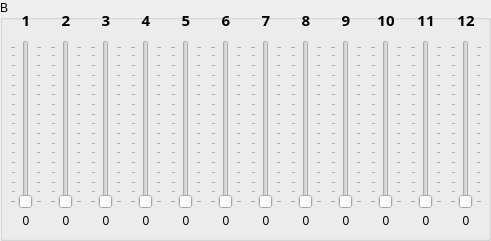
   <widget class="QGroupBox" name="groupBox_2">
    <property name="geometry">
     <rect>
      <x>10</x>
      <y>260</y>
      <width>491</width>
      <height>241</height>
     </rect>
    </property>
    <property name="title">
     <string>B</string>
    </property>
    <widget class="QSlider" name="verticalSlider_b_1">
     <property name="geometry">
      <rect>
       <x>10</x>
       <y>40</y>
       <width>32</width>
       <height>169</height>
      </rect>
     </property>
     <property name="maximum">
      <number>127</number>
     </property>
     <property name="orientation">
      <enum>Qt::Vertical</enum>
     </property>
     <property name="invertedAppearance">
      <bool>false</bool>
     </property>
     <property name="tickPosition">
      <enum>QSlider::TicksBothSides</enum>
     </property>
     <property name="tickInterval">
      <number>8</number>
     </property>
    </widget>
    <widget class="QLabel" name="label_b_1">
     <property name="geometry">
      <rect>
       <x>10</x>
       <y>10</y>
       <width>32</width>
       <height>21</height>
      </rect>
     </property>
     <property name="font">
      <font>
       <family>Agency FB</family>
       <pointsize>11</pointsize>
       <weight>75</weight>
       <bold>true</bold>
      </font>
     </property>
     <property name="text">
      <string>1</string>
     </property>
     <property name="alignment">
      <set>Qt::AlignBottom|Qt::AlignHCenter</set>
     </property>
    </widget>
    <widget class="QLabel" name="label_b_value_1">
     <property name="geometry">
      <rect>
       <x>10</x>
       <y>210</y>
       <width>32</width>
       <height>21</height>
      </rect>
     </property>
     <property name="text">
      <string>0</string>
     </property>
     <property name="alignment">
      <set>Qt::AlignCenter</set>
     </property>
    </widget>
    <widget class="QLabel" name="label_b_value_2">
     <property name="geometry">
      <rect>
       <x>50</x>
       <y>210</y>
       <width>32</width>
       <height>21</height>
      </rect>
     </property>
     <property name="text">
      <string>0</string>
     </property>
     <property name="alignment">
      <set>Qt::AlignCenter</set>
     </property>
    </widget>
    <widget class="QSlider" name="verticalSlider_b_2">
     <property name="geometry">
      <rect>
       <x>50</x>
       <y>40</y>
       <width>32</width>
       <height>169</height>
      </rect>
     </property>
     <property name="maximum">
      <number>127</number>
     </property>
     <property name="orientation">
      <enum>Qt::Vertical</enum>
     </property>
     <property name="invertedAppearance">
      <bool>false</bool>
     </property>
     <property name="tickPosition">
      <enum>QSlider::TicksBothSides</enum>
     </property>
     <property name="tickInterval">
      <number>8</number>
     </property>
    </widget>
    <widget class="QLabel" name="label_b_2">
     <property name="geometry">
      <rect>
       <x>50</x>
       <y>10</y>
       <width>32</width>
       <height>21</height>
      </rect>
     </property>
     <property name="font">
      <font>
       <family>Agency FB</family>
       <pointsize>11</pointsize>
       <weight>75</weight>
       <bold>true</bold>
      </font>
     </property>
     <property name="text">
      <string>2</string>
     </property>
     <property name="alignment">
      <set>Qt::AlignBottom|Qt::AlignHCenter</set>
     </property>
    </widget>
    <widget class="QLabel" name="label_b_value_3">
     <property name="geometry">
      <rect>
       <x>90</x>
       <y>210</y>
       <width>32</width>
       <height>21</height>
      </rect>
     </property>
     <property name="text">
      <string>0</string>
     </property>
     <property name="alignment">
      <set>Qt::AlignCenter</set>
     </property>
    </widget>
    <widget class="QSlider" name="verticalSlider_b_3">
     <property name="geometry">
      <rect>
       <x>90</x>
       <y>40</y>
       <width>32</width>
       <height>169</height>
      </rect>
     </property>
     <property name="maximum">
      <number>127</number>
     </property>
     <property name="orientation">
      <enum>Qt::Vertical</enum>
     </property>
     <property name="invertedAppearance">
      <bool>false</bool>
     </property>
     <property name="tickPosition">
      <enum>QSlider::TicksBothSides</enum>
     </property>
     <property name="tickInterval">
      <number>8</number>
     </property>
    </widget>
    <widget class="QLabel" name="label_b_3">
     <property name="geometry">
      <rect>
       <x>90</x>
       <y>10</y>
       <width>32</width>
       <height>21</height>
      </rect>
     </property>
     <property name="font">
      <font>
       <family>Agency FB</family>
       <pointsize>11</pointsize>
       <weight>75</weight>
       <bold>true</bold>
      </font>
     </property>
     <property name="text">
      <string>3</string>
     </property>
     <property name="alignment">
      <set>Qt::AlignBottom|Qt::AlignHCenter</set>
     </property>
    </widget>
    <widget class="QLabel" name="label_b_value_4">
     <property name="geometry">
      <rect>
       <x>130</x>
       <y>210</y>
       <width>32</width>
       <height>21</height>
      </rect>
     </property>
     <property name="text">
      <string>0</string>
     </property>
     <property name="alignment">
      <set>Qt::AlignCenter</set>
     </property>
    </widget>
    <widget class="QSlider" name="verticalSlider_b_4">
     <property name="geometry">
      <rect>
       <x>130</x>
       <y>40</y>
       <width>32</width>
       <height>169</height>
      </rect>
     </property>
     <property name="maximum">
      <number>127</number>
     </property>
     <property name="orientation">
      <enum>Qt::Vertical</enum>
     </property>
     <property name="invertedAppearance">
      <bool>false</bool>
     </property>
     <property name="tickPosition">
      <enum>QSlider::TicksBothSides</enum>
     </property>
     <property name="tickInterval">
      <number>8</number>
     </property>
    </widget>
    <widget class="QLabel" name="label_b_4">
     <property name="geometry">
      <rect>
       <x>130</x>
       <y>10</y>
       <width>32</width>
       <height>21</height>
      </rect>
     </property>
     <property name="font">
      <font>
       <family>Agency FB</family>
       <pointsize>11</pointsize>
       <weight>75</weight>
       <bold>true</bold>
      </font>
     </property>
     <property name="text">
      <string>4</string>
     </property>
     <property name="alignment">
      <set>Qt::AlignBottom|Qt::AlignHCenter</set>
     </property>
    </widget>
    <widget class="QLabel" name="label_b_value_5">
     <property name="geometry">
      <rect>
       <x>170</x>
       <y>210</y>
       <width>32</width>
       <height>21</height>
      </rect>
     </property>
     <property name="text">
      <string>0</string>
     </property>
     <property name="alignment">
      <set>Qt::AlignCenter</set>
     </property>
    </widget>
    <widget class="QSlider" name="verticalSlider_b_5">
     <property name="geometry">
      <rect>
       <x>170</x>
       <y>40</y>
       <width>32</width>
       <height>169</height>
      </rect>
     </property>
     <property name="maximum">
      <number>127</number>
     </property>
     <property name="orientation">
      <enum>Qt::Vertical</enum>
     </property>
     <property name="invertedAppearance">
      <bool>false</bool>
     </property>
     <property name="tickPosition">
      <enum>QSlider::TicksBothSides</enum>
     </property>
     <property name="tickInterval">
      <number>8</number>
     </property>
    </widget>
    <widget class="QLabel" name="label_b_5">
     <property name="geometry">
      <rect>
       <x>170</x>
       <y>10</y>
       <width>32</width>
       <height>21</height>
      </rect>
     </property>
     <property name="font">
      <font>
       <family>Agency FB</family>
       <pointsize>11</pointsize>
       <weight>75</weight>
       <bold>true</bold>
      </font>
     </property>
     <property name="text">
      <string>5</string>
     </property>
     <property name="alignment">
      <set>Qt::AlignBottom|Qt::AlignHCenter</set>
     </property>
    </widget>
    <widget class="QLabel" name="label_b_value_6">
     <property name="geometry">
      <rect>
       <x>210</x>
       <y>210</y>
       <width>32</width>
       <height>21</height>
      </rect>
     </property>
     <property name="text">
      <string>0</string>
     </property>
     <property name="alignment">
      <set>Qt::AlignCenter</set>
     </property>
    </widget>
    <widget class="QSlider" name="verticalSlider_b_6">
     <property name="geometry">
      <rect>
       <x>210</x>
       <y>40</y>
       <width>32</width>
       <height>169</height>
      </rect>
     </property>
     <property name="maximum">
      <number>127</number>
     </property>
     <property name="orientation">
      <enum>Qt::Vertical</enum>
     </property>
     <property name="invertedAppearance">
      <bool>false</bool>
     </property>
     <property name="tickPosition">
      <enum>QSlider::TicksBothSides</enum>
     </property>
     <property name="tickInterval">
      <number>8</number>
     </property>
    </widget>
    <widget class="QLabel" name="label_b_6">
     <property name="geometry">
      <rect>
       <x>210</x>
       <y>10</y>
       <width>32</width>
       <height>21</height>
      </rect>
     </property>
     <property name="font">
      <font>
       <family>Agency FB</family>
       <pointsize>11</pointsize>
       <weight>75</weight>
       <bold>true</bold>
      </font>
     </property>
     <property name="text">
      <string>6</string>
     </property>
     <property name="alignment">
      <set>Qt::AlignBottom|Qt::AlignHCenter</set>
     </property>
    </widget>
    <widget class="QLabel" name="label_b_value_7">
     <property name="geometry">
      <rect>
       <x>250</x>
       <y>210</y>
       <width>32</width>
       <height>21</height>
      </rect>
     </property>
     <property name="text">
      <string>0</string>
     </property>
     <property name="alignment">
      <set>Qt::AlignCenter</set>
     </property>
    </widget>
    <widget class="QSlider" name="verticalSlider_b_7">
     <property name="geometry">
      <rect>
       <x>250</x>
       <y>40</y>
       <width>32</width>
       <height>169</height>
      </rect>
     </property>
     <property name="maximum">
      <number>127</number>
     </property>
     <property name="orientation">
      <enum>Qt::Vertical</enum>
     </property>
     <property name="invertedAppearance">
      <bool>false</bool>
     </property>
     <property name="tickPosition">
      <enum>QSlider::TicksBothSides</enum>
     </property>
     <property name="tickInterval">
      <number>8</number>
     </property>
    </widget>
    <widget class="QLabel" name="label_b_7">
     <property name="geometry">
      <rect>
       <x>250</x>
       <y>10</y>
       <width>32</width>
       <height>21</height>
      </rect>
     </property>
     <property name="font">
      <font>
       <family>Agency FB</family>
       <pointsize>11</pointsize>
       <weight>75</weight>
       <bold>true</bold>
      </font>
     </property>
     <property name="text">
      <string>7</string>
     </property>
     <property name="alignment">
      <set>Qt::AlignBottom|Qt::AlignHCenter</set>
     </property>
    </widget>
    <widget class="QLabel" name="label_b_value_8">
     <property name="geometry">
      <rect>
       <x>290</x>
       <y>210</y>
       <width>32</width>
       <height>21</height>
      </rect>
     </property>
     <property name="text">
      <string>0</string>
     </property>
     <property name="alignment">
      <set>Qt::AlignCenter</set>
     </property>
    </widget>
    <widget class="QSlider" name="verticalSlider_b_8">
     <property name="geometry">
      <rect>
       <x>290</x>
       <y>40</y>
       <width>32</width>
       <height>169</height>
      </rect>
     </property>
     <property name="maximum">
      <number>127</number>
     </property>
     <property name="orientation">
      <enum>Qt::Vertical</enum>
     </property>
     <property name="invertedAppearance">
      <bool>false</bool>
     </property>
     <property name="tickPosition">
      <enum>QSlider::TicksBothSides</enum>
     </property>
     <property name="tickInterval">
      <number>8</number>
     </property>
    </widget>
    <widget class="QLabel" name="label_b_8">
     <property name="geometry">
      <rect>
       <x>290</x>
       <y>10</y>
       <width>32</width>
       <height>21</height>
      </rect>
     </property>
     <property name="font">
      <font>
       <family>Agency FB</family>
       <pointsize>11</pointsize>
       <weight>75</weight>
       <bold>true</bold>
      </font>
     </property>
     <property name="text">
      <string>8</string>
     </property>
     <property name="alignment">
      <set>Qt::AlignBottom|Qt::AlignHCenter</set>
     </property>
    </widget>
    <widget class="QLabel" name="label_b_value_9">
     <property name="geometry">
      <rect>
       <x>330</x>
       <y>210</y>
       <width>32</width>
       <height>21</height>
      </rect>
     </property>
     <property name="text">
      <string>0</string>
     </property>
     <property name="alignment">
      <set>Qt::AlignCenter</set>
     </property>
    </widget>
    <widget class="QSlider" name="verticalSlider_b_9">
     <property name="geometry">
      <rect>
       <x>330</x>
       <y>40</y>
       <width>32</width>
       <height>169</height>
      </rect>
     </property>
     <property name="maximum">
      <number>127</number>
     </property>
     <property name="orientation">
      <enum>Qt::Vertical</enum>
     </property>
     <property name="invertedAppearance">
      <bool>false</bool>
     </property>
     <property name="tickPosition">
      <enum>QSlider::TicksBothSides</enum>
     </property>
     <property name="tickInterval">
      <number>8</number>
     </property>
    </widget>
    <widget class="QLabel" name="label_b_9">
     <property name="geometry">
      <rect>
       <x>330</x>
       <y>10</y>
       <width>32</width>
       <height>21</height>
      </rect>
     </property>
     <property name="font">
      <font>
       <family>Agency FB</family>
       <pointsize>11</pointsize>
       <weight>75</weight>
       <bold>true</bold>
      </font>
     </property>
     <property name="text">
      <string>9</string>
     </property>
     <property name="alignment">
      <set>Qt::AlignBottom|Qt::AlignHCenter</set>
     </property>
    </widget>
    <widget class="QLabel" name="label_b_value_10">
     <property name="geometry">
      <rect>
       <x>370</x>
       <y>210</y>
       <width>32</width>
       <height>21</height>
      </rect>
     </property>
     <property name="text">
      <string>0</string>
     </property>
     <property name="alignment">
      <set>Qt::AlignCenter</set>
     </property>
    </widget>
    <widget class="QSlider" name="verticalSlider_b_10">
     <property name="geometry">
      <rect>
       <x>370</x>
       <y>40</y>
       <width>32</width>
       <height>169</height>
      </rect>
     </property>
     <property name="maximum">
      <number>127</number>
     </property>
     <property name="orientation">
      <enum>Qt::Vertical</enum>
     </property>
     <property name="invertedAppearance">
      <bool>false</bool>
     </property>
     <property name="tickPosition">
      <enum>QSlider::TicksBothSides</enum>
     </property>
     <property name="tickInterval">
      <number>8</number>
     </property>
    </widget>
    <widget class="QLabel" name="label_b_10">
     <property name="geometry">
      <rect>
       <x>370</x>
       <y>10</y>
       <width>32</width>
       <height>21</height>
      </rect>
     </property>
     <property name="font">
      <font>
       <family>Agency FB</family>
       <pointsize>11</pointsize>
       <weight>75</weight>
       <bold>true</bold>
      </font>
     </property>
     <property name="text">
      <string>10</string>
     </property>
     <property name="alignment">
      <set>Qt::AlignBottom|Qt::AlignHCenter</set>
     </property>
    </widget>
    <widget class="QLabel" name="label_b_value_11">
     <property name="geometry">
      <rect>
       <x>410</x>
       <y>210</y>
       <width>32</width>
       <height>21</height>
      </rect>
     </property>
     <property name="text">
      <string>0</string>
     </property>
     <property name="alignment">
      <set>Qt::AlignCenter</set>
     </property>
    </widget>
    <widget class="QSlider" name="verticalSlider_b_11">
     <property name="geometry">
      <rect>
       <x>410</x>
       <y>40</y>
       <width>32</width>
       <height>169</height>
      </rect>
     </property>
     <property name="maximum">
      <number>127</number>
     </property>
     <property name="orientation">
      <enum>Qt::Vertical</enum>
     </property>
     <property name="invertedAppearance">
      <bool>false</bool>
     </property>
     <property name="tickPosition">
      <enum>QSlider::TicksBothSides</enum>
     </property>
     <property name="tickInterval">
      <number>8</number>
     </property>
    </widget>
    <widget class="QLabel" name="label_b_11">
     <property name="geometry">
      <rect>
       <x>410</x>
       <y>10</y>
       <width>32</width>
       <height>21</height>
      </rect>
     </property>
     <property name="font">
      <font>
       <family>Agency FB</family>
       <pointsize>11</pointsize>
       <weight>75</weight>
       <bold>true</bold>
      </font>
     </property>
     <property name="text">
      <string>11</string>
     </property>
     <property name="alignment">
      <set>Qt::AlignBottom|Qt::AlignHCenter</set>
     </property>
    </widget>
    <widget class="QLabel" name="label_b_value_12">
     <property name="geometry">
      <rect>
       <x>450</x>
       <y>210</y>
       <width>32</width>
       <height>21</height>
      </rect>
     </property>
     <property name="text">
      <string>0</string>
     </property>
     <property name="alignment">
      <set>Qt::AlignCenter</set>
     </property>
    </widget>
    <widget class="QSlider" name="verticalSlider_b_12">
     <property name="geometry">
      <rect>
       <x>450</x>
       <y>40</y>
       <width>32</width>
       <height>169</height>
      </rect>
     </property>
     <property name="maximum">
      <number>127</number>
     </property>
     <property name="orientation">
      <enum>Qt::Vertical</enum>
     </property>
     <property name="invertedAppearance">
      <bool>false</bool>
     </property>
     <property name="tickPosition">
      <enum>QSlider::TicksBothSides</enum>
     </property>
     <property name="tickInterval">
      <number>8</number>
     </property>
    </widget>
    <widget class="QLabel" name="label_b_12">
     <property name="geometry">
      <rect>
       <x>450</x>
       <y>10</y>
       <width>32</width>
       <height>21</height>
      </rect>
     </property>
     <property name="font">
      <font>
       <family>Agency FB</family>
       <pointsize>11</pointsize>
       <weight>75</weight>
       <bold>true</bold>
      </font>
     </property>
     <property name="text">
      <string>12</string>
     </property>
     <property name="alignment">
      <set>Qt::AlignBottom|Qt::AlignHCenter</set>
     </property>
    </widget>
   </widget>
